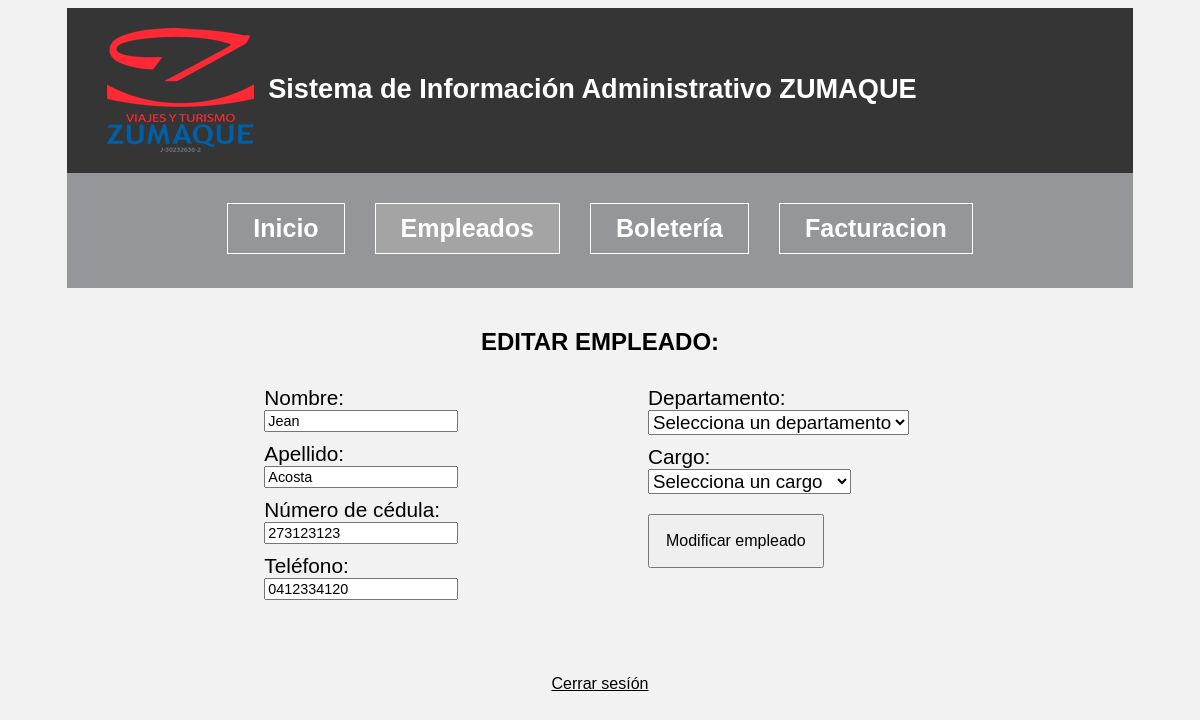
Page /editarempleado.php?id=18 (signed in) on the committed database.
### tables this page shows
CREATE TABLE `empleados` (
  `id` int(11) NOT NULL,
  `nombre` varchar(25) NOT NULL,
  `apellido` varchar(25) NOT NULL,
  `cedula` varchar(25) NOT NULL,
  `telefono` varchar(25) NOT NULL,
  `usuario` varchar(255) DEFAULT NULL,
  `password` varchar(255) DEFAULT NULL,
  `cargo_id` int(11) NOT NULL,
  `departamento_id` int(11) NOT NULL
);

### editarempleado.php (the view, shortened to what this page needs)
<?php session_start();
if (isset ($_GET['id'])){
	$id = $_GET['id'];
}
	try {
		require_once("funciones/bd_conexion.php");
		$sql = " SELECT * FROM empleados ";
		$sql .=" WHERE id = {$id} ";
		$conn->set_charset('utf8');
		$resultado = $conn->query($sql);
	} catch (Exception $e) {
		$error = $e->getMessage();
	}
 ?>
 <!DOCTYPE html>
<html lang="es">
<head>
	<link rel="stylesheet" href="css/estilos.css">
</head>
<body>
	<div class="contenedor">
	<header class="site-header clearfix">
		<div class="logo">
			<img src="img/logo.jpg" alt="">
		</div>
		<div class="titulo">
			<h1>Sistema de Información Administrativo ZUMAQUE</h1>
		</div>
	</header>
		<div class="barra clearfix">
			<nav class="navegacion">
					<ul class="clearfix">
						<li><a href="inicio.php">Inicio</a></li>
						<li><a class="activo" href="empleados.php">Empleados</a></li>
						<li><a href="boleteria.php">Boletería</a></li>
						<li><a href="facturacion.php">Facturacion</a></li>
					</ul>
			</nav>
		</div>
		<div class="contenido">
			<h2>Editar empleado:</h2>
			<form class="agregar-empleado clearfix" action="actualizarempleado.php" method="GET">
					<?php while($registro = $resultado->fetch_assoc()) { ?>
			<div class="left">
				<div class="campo">
					<label for="nombre">Nombre: <br> </label>
						<input type="text" value="<?php echo $registro['nombre'] ?>" name="nombre" id="nombre" placeholder="Nombre">
				</div>
				<div class="campo">
					<label for="apellido">Apellido:<br></label>
						<input type="text" value="<?php echo $registro['apellido'] ?>" name="apellido" id="apellido" placeholder="Apellido">
				</div>
				<div class="campo">
					<label for="cedula">Número de cédula:<br></label>
						<input type="text" value="<?php echo $registro['cedula'] ?>" name="cedula" id="cedula" placeholder="Número de cédula">
				</div>
				<div class="campo">
					<label for="telefono">Teléfono:<br></label>
						<input type="text" value="<?php echo $registro['telefono'] ?>" name="telefono" id="telefono" placeholder="Teléfono">
				</div>
			</div>
			 <div class="right">
				<div class="campo">
					<label for="departamento" >Departamento:<br>
						<select name="departamento" id="departamento" value="-Any-" onChange="validarcombobox()">>
							<option value="0">Selecciona un departamento</option>
						</select>
					</label>
				</div>
				<div class="campo">
					<label for="cargo">Cargo:<br>
						<select name="cargo" id="cargo" value="-Any-" onChange="validarcombobox()">>
							<option value="0">Selecciona un cargo</option>
						</select>
					</label>
				</div>
				<input class="agregar" type="submit" value="Modificar empleado">
			</div>
		<?php } ?>
			</form>
		</div>
	</div>
<footer>
	<div>
	<a href="funciones/close.php">Cerrar sesíón</a>
	</div>
</footer>
</body>
</html>

### css/estilos.css (style rules this page uses)
html { box-sizing: border-box; }
*,*:before,*:after { box-sizing: inherit; }
.clearfix:before, .clearfix:after { content: " "; display: table; }
.clearfix:after { clear: both; }
body { font-family: sans-serif; background-color: #f2f2f2; }
body .activo { background-color: #b2b1af8c; }
h1, h2 { padding:0; margin:0; }
h2 { text-align: center; padding: 15px 0 30px 0; text-transform: uppercase; }
.contenedor { width: 98%; margin: 0 auto; }
@media only screen and (min-width: 480px) { .contenedor { width: 95%; } }
@media only screen and (min-width: 768px) { .contenedor { width: 90%; } }
@media only screen and (min-width: 992px) { .contenedor { width: 90%; max-width: 1700px; } }
header.site-header { background-color: #353535; padding: 15px 30px; }
div.logo { float:left; width: 50%; }
div.titulo { float: right; width: 50%; }
div.titulo h1 { font-size: 1.7em; color: white; }
@media only screen and (min-width: 992px) { div.logo { float:left; width: 15%; } }
@media only screen and (min-width: 992px) { div.titulo { float: right; width: 83%; padding-top: 50px; } }
div.barra { padding: 20px 0; background-color: rgba(44, 48, 56, 0.48); }
nav.navegacion { float:left; width:100%; text-align: center; display: none; }
@media only screen and (min-width: 768px) { nav.navegacion { display: block; } }
nav.navegacion ul { margin: 0; padding: 0; display: inline-block; }
nav.navegacion li:first-child { margin-left: 0; }
@media only screen and (min-width: 768px) { nav.navegacion ul li { float: left; margin: 10px 0 10px 30px; } }
nav.navegacion ul li a { display: block; text-decoration: none; color: white; padding: 15px 20px; margin: 0 auto; font-size: 15px; border: 0.2px solid white; font-weight: bold; padding: 10px 25px; font-size: 25px; }
div.contenido { padding:25px 5%; background-color: #f2f2f2; }
ul { text-decoration: none; list-style:none; }
div.campo { margin-bottom: 10px; }
div.campo label { font-size: 1.3em; margin-bottom:20px; }
div.campo input, select { font-size: 0.9em; }
.agregar { margin-top: 10px; font-size: 1em; padding: 1em; }
@media only screen and (min-width: 768px) { div.left { float:left; width: 40%; margin-left: 15%; } }
@media only screen and (min-width: 768px) { div.right { float:right; width: 30%; margin-right: 15%; } }
footer div { margin-top: 5vh; text-align: center; }
footer div a { color:black; }

### rows in the picture
empleados: nombre "Jean", apellido "Acosta", cedula "273123123", telefono "0412334120"
